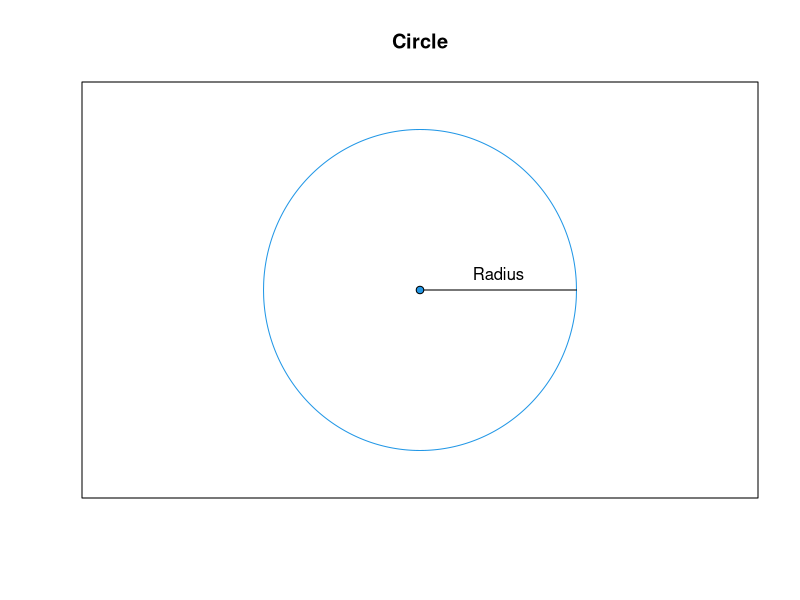
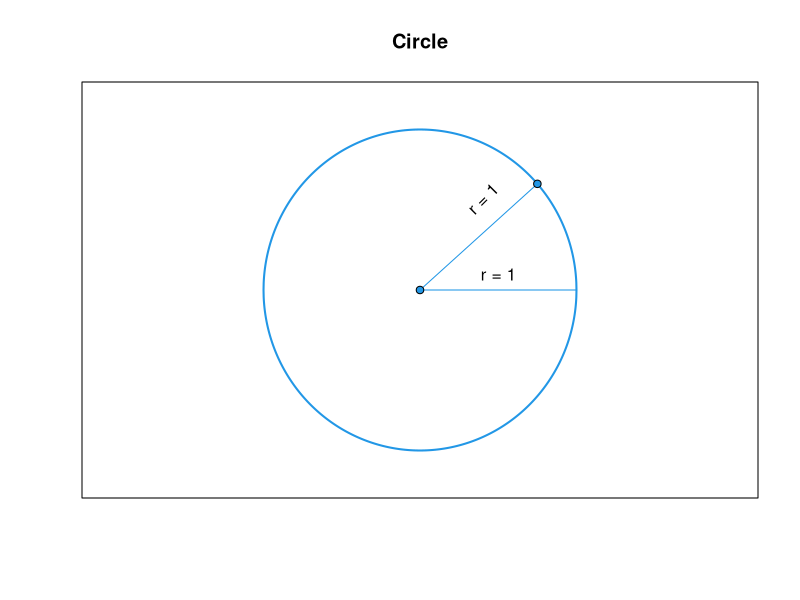
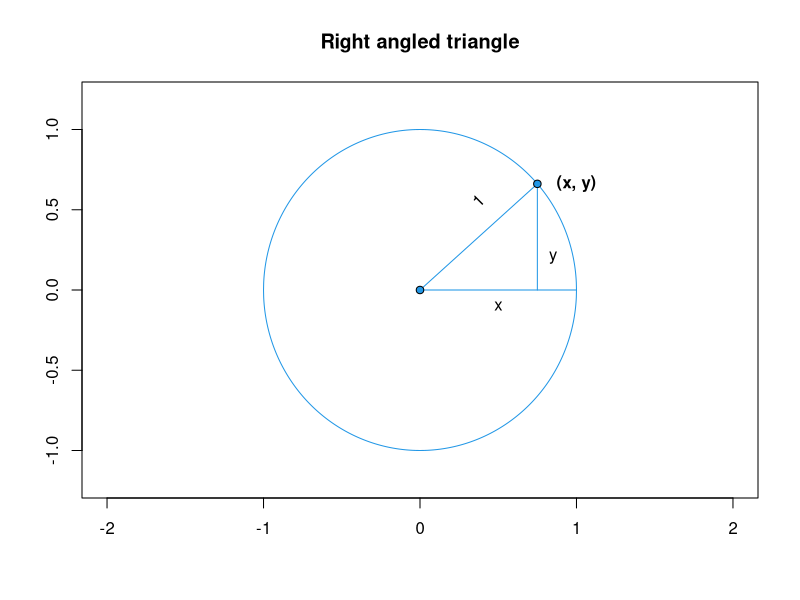
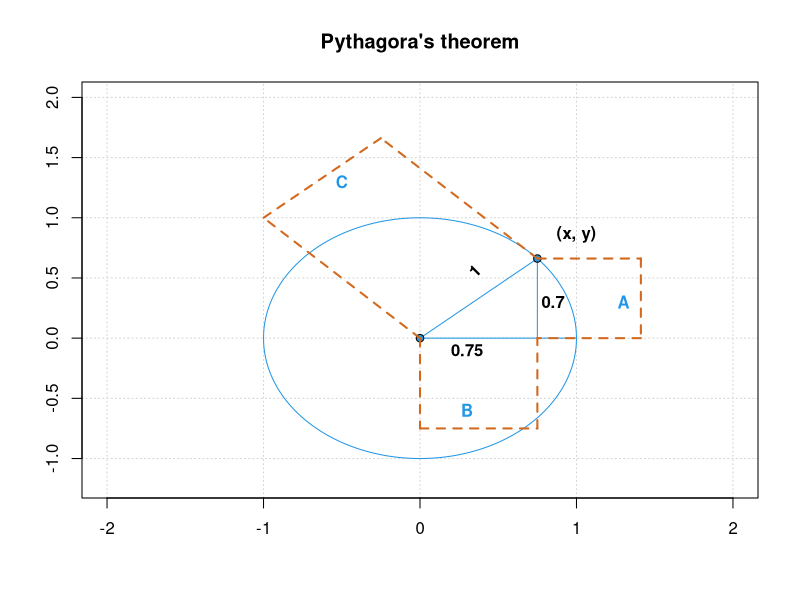
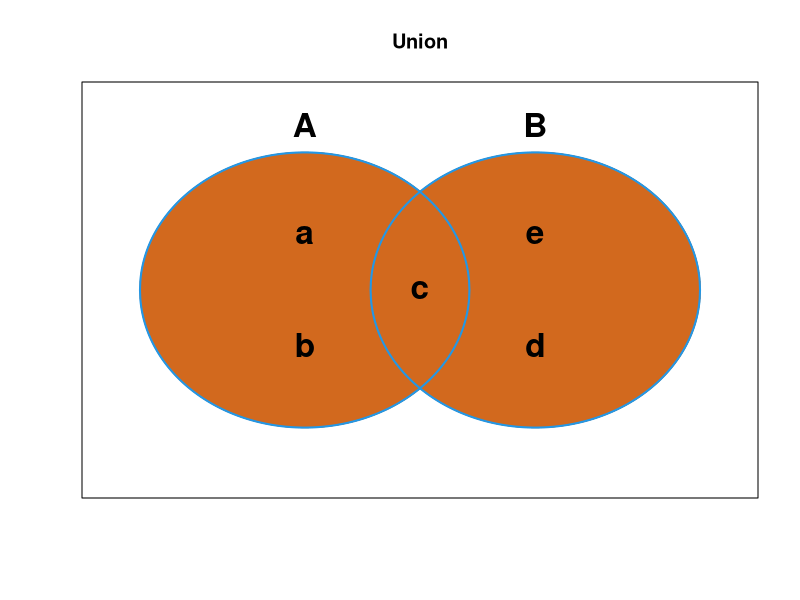
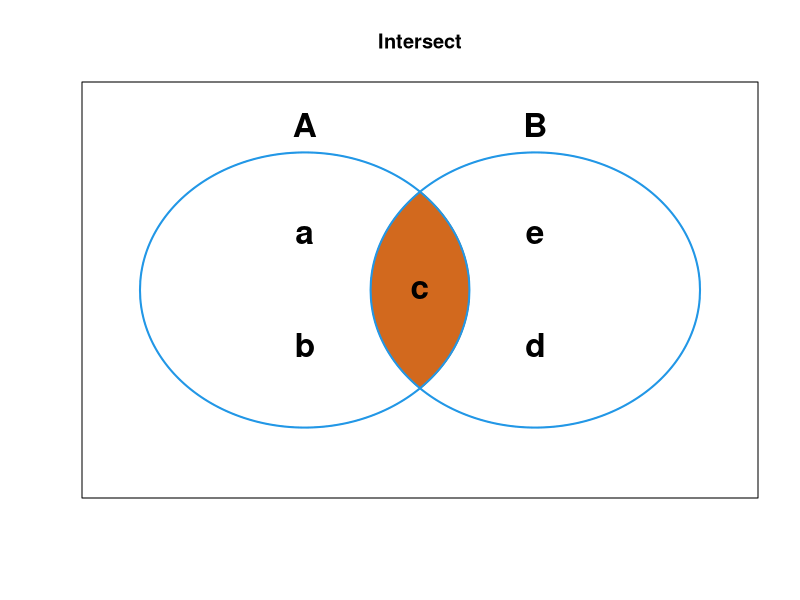
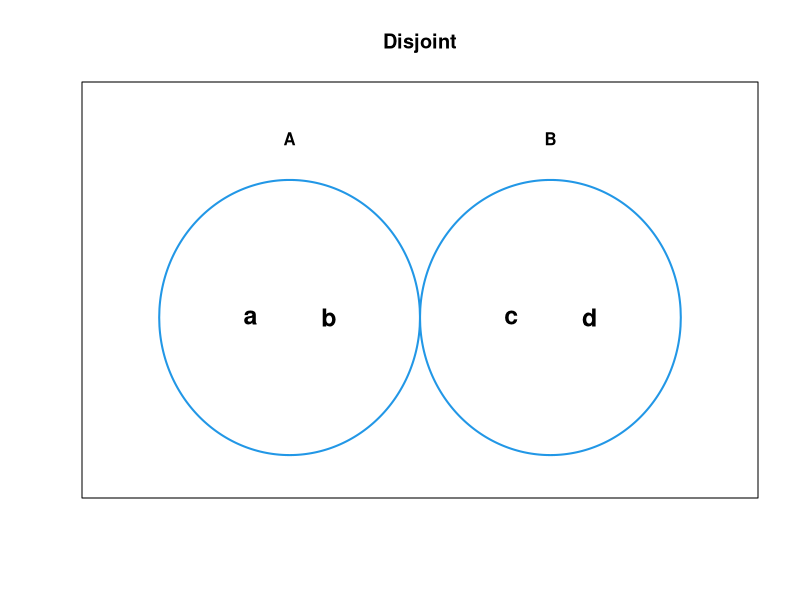
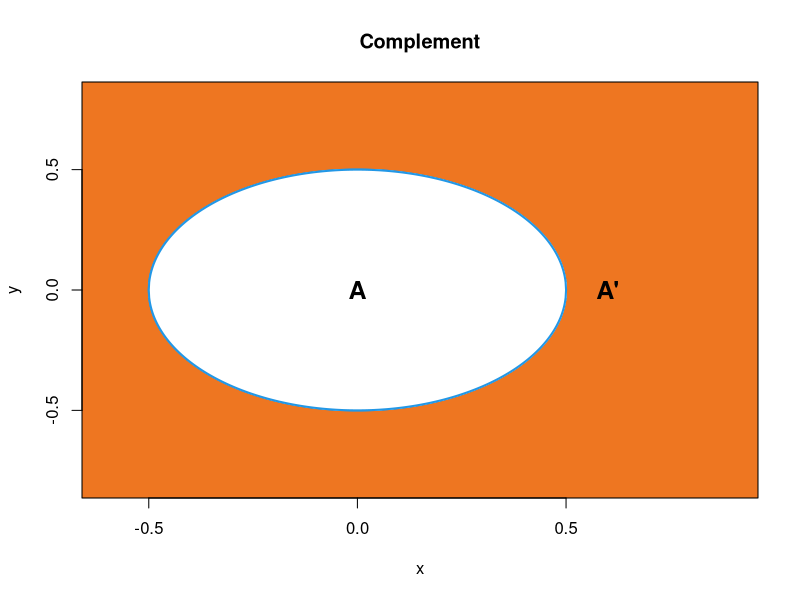

R code for these plots, in order:
## ---- chunk 1
# Circle equation
   circ1 <- function(x, r = 1, h = 0, v = 0) sqrt(r^2 - (x-h)^2) + v
   circ2 <- function(x, r = 1, h = 0, v = 0) sqrt(r^2 - (x-h)^2) - v
## ---- chunk 2
circle <- function(n = 1, r = 1, h = 0, v = 0, half = FALSE, up = TRUE, plot = TRUE, xlab = "x", ylab = "y", circ.border = "chocolate", lwd = 1, lty = 1, ...) {
   
   # x values for n == 1 and n > 1
   if(n == 1) {
         x <- list(seq(h - r, h + r, 0.001))
   } else {
      if(length(r) == 1) r <- rep(r, n)
      if(length(h) == 1) h <- rep(h, n)
      if(length(v) == 1) v <- rep(v, n)
        x <- lapply(1:n, function(i) seq(h[i] - r[i], h[i] + r[i], 0.001))
      }
   
   
   # Full or half circle
   if(half) {
      if(up) {
         y <- circ1(x)
      } else {
         y <- -circ2(x)
      }
   } else {
      y <- lapply(1:n, function(i) c(circ1(x[[i]], r[i], h[i], v[i]), -circ2(rev(x[[i]]), r[i], h[i], v[i])))
      x <- lapply(x, function(i) c(i, rev(i)))
   }
   
   # Output; plot or y coordinates
   if(plot == FALSE) {
      list(x = x, y = y)
   } else {
      min_x <- min(sapply(x, min))
      max_x <- max(sapply(x, max))
      min_y <- min(sapply(y, min))
      max_y <- max(sapply(y, max))
      plot(c(min_x, max_x), c(min_y, max_y), type = "n", xlab = xlab, ylab = ylab, ...)
      for(i in 1:n) {
         lines(x[[i]], y[[i]], col = circ.border, lwd = lwd, lty = lty)
      } 
   }
}
## ---- chunk 3
circle(xlim = c(-2, 2), ylim = c(-1.2, 1.2), circ.border = 4, ann = FALSE, xaxt = "n", yaxt = "n")
segments(0, 0, 1, 0)
points(0, 0, pch = 21, bg = 4)
text(0.5, 0.1, "Radius")
title("Circle")
## ---- chunk 4
circle(xlim = c(-2, 2), ylim = c(-1.2, 1.2), circ.border = 4, ann = FALSE, xaxt = "n", yaxt = "n", lwd = 2)
segments(0, 0, c(0.75, 1), c(circ1(0.75), 0), col = 4)
points(c(0, 0.75), c(0, circ1(0.75)), pch = 21, bg = 4)
text(0.4, 0.57, "r = 1", srt = 45)
text(0.5, 0.1, "r = 1")
title("Circle")
## ---- chunk 5
circle(xlim = c(-2, 2), ylim = c(-1.2, 1.2), circ.border = 4, ann = FALSE)
segments(0, 0, c(0.75, 1), c(circ1(0.75), 0), col = 4)
segments(0.75, circ1(0.75), 0.75, 0, col = 4)
points(c(0, 0.75), c(0, circ1(0.75)), pch = 21, bg = 4)
text(c(0.5, 0.85), c(-0.1 ,0.2), labels = c("x", "y"))
text(0.37, 0.56, "1", srt = 45)
text(1, circ1(0.75), "(x, y)", font = 2)
title("Right angled triangle")
## ---- chunk 6
circle(xlim = c(-2, 2), ylim = c(-1.2, 2), circ.border = 4, ann = FALSE, panel.first = grid())#, xaxt = "n", yaxt = "n", lwd = 2)
segments(0, 0, c(0.75, 1), c(circ1(0.75), 0), col = 4)
segments(0.75, circ1(0.75), 0.75, 0, col = 4)
points(c(0, 0.75), c(0, circ1(0.75)), pch = 21, bg = 4)
text(0.35, 0.56, "1", srt = 45, font = 2)
text(1, circ1(0.75)+0.2, "(x, y)", font = 2)
angle1 <- circ1(0.75)

# Side a
segments(x0 = c(0.75, 0.75+angle1, 0.75+angle1), y0 = c(angle1, angle1, 0), x1 = c(0.75+angle1, 0.75+angle1, 0.75), y1 = c(angle1, 0, 0), col = "chocolate", lty = 2, lwd = 2)

# Side b
segments(x0 = c(0, 0, 0.75), y0 = c(0, -0.75, -0.75), x1 = c(0, 0.75, 0.75), c(-0.75, -0.75, 0), col = "chocolate", lty = 2, lwd = 2)

# Side c
segments(0.75, circ1(0.75), -0.25, circ1(0.75)+1, col = "chocolate", lty = 2, lwd = 2)
segments(-0.25, circ1(0.75)+1, -1, 1, col = "chocolate", lty = 2, lwd = 2)
segments(0, 0, -1, 1, col = "chocolate", lty = 2, lwd = 2)

text(c(0.3, 0.85), c(-0.1, 0.3), c(0.75, round(circ1(0.75), 1)), font = 2)
text(c(1.3, 0.3, -0.5), c(0.3, -0.6, 1.3), LETTERS[1:3], font = 2, col = 4)

title("Pythagora's theorem")
## ---- chunk 7
circ1 <- function(x, r = 1, h = 0, v = 0) sqrt(r^2 - (x-h)^2) + v
circ2 <- function(x, r = 1, h = 0, v = 0) sqrt(r^2 - (x-h)^2) - v
#
r <- 0.5
h <- c(0.4, 1.1)
circle(n = 2, r = r, h = h, xlim = c(-0.2, 1.7), ylim = c(-0.7, 0.7), xaxt = "n", yaxt = "n", ann = FALSE)

left1  <- seq(h[1] - r, h[1], 0.001)
right1 <- seq(h[1], h[1] + r, 0.001)
left2  <- seq(h[2] - r, h[2], 0.001)
right2 <- seq(h[2], h[2] + r, 0.001)

# Colouring circle
rect(xleft = left1[-length(left1)], ybottom = 0, xright = left1[-1], ytop = circ1(left1[-length(left1)], r = r, h = h[1]), border = "chocolate", col = "chocolate2")
rect(xleft = left2[-length(left2)], ybottom = 0, xright = left2[-1], ytop = circ1(left2[-length(left2)], r = r, h = h[2]), border = "chocolate", col = "chocolate2")
rect(xleft = left1[-length(left1)], ybottom = -circ2(left1[-length(left1)], r = r, h = h[1]), xright = left1[-1], ytop = 0, border = "chocolate", col = "chocolate2")
rect(xleft = left2[-length(left2)], ybottom = -circ2(left2[-length(left2)], r = r, h = h[2]), xright = left2[-1], ytop = 0, border = "chocolate", col = "chocolate2")
rect(xleft = right1[-length(right1)], ybottom = 0, xright = right1[-1], ytop = circ1(right1[-length(right1)], r = r, h = h[1]), border = "chocolate", col = "chocolate2")
rect(xleft = right2[-length(right2)], ybottom = 0, xright = right2[-1], ytop = circ1(right2[-length(right2)], r = r, h = h[2]), border = "chocolate", col = "chocolate2")
rect(xleft = right1[-length(right1)], ybottom = -circ2(right1[-length(right1)], r = r, h = h[1]), xright = right1[-1], ytop = 0, border = "chocolate", col = "chocolate2")
rect(xleft = right2[-length(right2)], ybottom = -circ2(right2[-length(right2)], r = r, h = h[2]), xright = right2[-1], ytop = 0, border = "chocolate", col = "chocolate2")

coords <- circle(n = 2, r = r, h = h, plot = FALSE)
lines(coords$x[[1]], coords$y[[1]], col = 4, lwd = 2)
lines(coords$x[[2]], coords$y[[2]], col = 4, lwd = 2)
text(h, 0.6, labels = LETTERS[1:2], font = 2, cex = 2)
text(c(0.4, 0.4, 0.75, 1.1, 1.1), c(0.2, -0.2, 0, -0.2, 0.2), labels = letters[1:5], font = 2, cex = 2)
title("Union")
## ---- chunk 8
circle(n = 2, r = r, h = h, circ.border = 4, lty = 2, xlim = c(-0.2, 1.7), ylim = c(-0.7, 0.7), xaxt = "n", yaxt = "n", ann = FALSE)

left  <- seq(0.6, 0.75, 0.001)
right <- seq(0.75, 0.9, 0.001)

ytop_L    <-  circ1(left2, r = r, h = h[2])[1:150]
ybottom_L <- -circ2(left2, r = r, h = h[2])[1:150]
ytop_R    <-  circ1(coords$x[[1]][851:1001], r = r, h = h[1])
ybottom_R <- -circ2(coords$x[[1]][851:1001], r = r, h = h[1])

# Colouring

rect(xleft = left[-length(left)], ybottom = 0, xright = left[-1], ytop = ytop_L, border = "chocolate", col = "chocolate2")
rect(xleft = left[-length(left)], ybottom = ybottom_L, xright = left[-1], ytop = 0, border = "chocolate", col = "chocolate2")
rect(xleft = right[-length(right)], ybottom = 0, xright = right[-1], ytop = ytop_R, border = "chocolate", col = "chocolate2")
rect(xleft = right[-length(right)], ybottom = ybottom_R, xright = right[-1], ytop = 0, border = "chocolate", col = "chocolate2")

#
lines(coords$x[[1]], coords$y[[1]], col = 4, lwd = 2)
lines(coords$x[[2]], coords$y[[2]], col = 4, lwd = 2)
text(h, 0.6, labels = LETTERS[1:2], font = 2, cex = 2)
text(c(0.4, 0.4, 0.75, 1.1, 1.1), c(0.2, -0.2, 0, -0.2, 0.2), labels = letters[1:5], font = 2, cex = 2)
title("Intersect")
## ---- chunk 9
circle(n = 2, r = 0.5, h = 0:1, circ.border = 4, lwd = 2, xlim = c(-0.7, 1.7), ylim = c(-0.6, 0.8), xaxt = "n", yaxt = "n", ann = FALSE)
text(0:1, 0.65, LETTERS[1:2], font = 2)
text(x = c(-0.15, 0.15, 0.85, 1.15), y = 0, labels = letters[1:4], font = 2, cex = 1.5)
title("Disjoint")
## ---- chunk 10
circle(n = 1, r = 0.5, circ.border = 4, lwd = 2, xlim = c(-0.6, 0.9), ylim = c(-0.8, 0.8), panel.first = rect(par("usr")[1], par("usr")[3], par("usr")[2], par("usr")[4], border = "chocolate", col = "chocolate2"))

#
x_L <- seq(-0.5, 0, 0.001)
x_R <- seq(0, 0.5, 0.001)

ytop_L    <-  circ1(x_L[-length(x_L)], r = 0.5)
ybottom_L <- -circ2(x_L[-length(x_L)], r = 0.5)
ytop_R    <-  circ1(x_R[-length(x_R)], r = 0.5)
ybottom_R <- -circ2(x_R[-length(x_R)], r = 0.5)


rect(xleft = x_L[-length(x_L)], ybottom = 0, xright = x_L[-1], ytop = ytop_L, border = colors()[1], col = colors()[1])
rect(xleft = x_L[-length(x_L)], ybottom = ybottom_L, xright = x_L[-1], ytop = 0, border = colors()[1], col = colors()[1])
rect(xleft = x_R[-length(x_R)], ybottom = 0, xright = x_R[-1], ytop = ytop_R, border = colors()[1], col = colors()[1])
rect(xleft = x_R[-length(x_R)], ybottom = ybottom_R, xright = x_R[-1], ytop = 0, border = colors()[1], col = colors()[1])

coords2 <- circle(n = 1, r = 0.5, plot = FALSE)

lines(coords2$x[[1]], coords2$y[[1]], col = 4, lwd = 2)

text(c(0, 0.6), 0, c("A", "A'"), font = 2, cex = 1.5)
title("Complement")
## ---- chunk 11
circle(n = 2, r = r, h = h, xlim = c(-0.2, 1.7), ylim = c(-0.7, 0.7), xaxt = "n", yaxt = "n", ann = FALSE)

# Colouring circle
rect(xleft = left1[-length(left1)], ybottom = 0, xright = left1[-1], ytop = circ1(left1[-length(left1)], r = r, h = h[1]), border = "chocolate", col = "chocolate2")
rect(xleft = left1[-length(left1)], ybottom = -circ2(left1[-length(left1)], r = r, h = h[1]), xright = left1[-1], ytop = 0, border = "chocolate", col = "chocolate2")
rect(xleft = right1[-length(right1)], ybottom = 0, xright = right1[-1], ytop = circ1(right1[-length(right1)], r = r, h = h[1]), border = "chocolate", col = "chocolate2")
rect(xleft = right1[-length(right1)], ybottom = -circ2(right1[-length(right1)], r = r, h = h[1]), xright = right1[-1], ytop = 0, border = "chocolate", col = "chocolate2")

ytop_L    <-  circ1(coords$x[[2]][1:150], r = 0.5, h = h[2])
ybottom_L <- -circ2(coords$x[[2]][1:150], r = 0.5, h = h[2])
ytop_R    <-  circ1(coords$x[[1]][851:1000], r = 0.5, h = h[1])
ybottom_R <- -circ2(coords$x[[1]][851:1000], r = 0.5, h = h[1])

rect(xleft = left[-length(left)], ybottom = 0, xright = left[-1], ytop = ytop_L, border = colors()[1], col = colors()[1])
rect(xleft = left[-length(left)], ybottom = ybottom_L, xright = left[-1], ytop = 0, border = colors()[1], col = colors()[1])
rect(xleft = right[-length(right)], ybottom = 0, xright = right[-1], ytop = ytop_R, border = colors()[1], col = colors()[1])
rect(xleft = right[-length(right)], ybottom = ybottom_R, xright = right[-1], ytop = 0, border = colors()[1], col = colors()[1])



lines(coords$x[[1]], coords$y[[1]], col = 4, lwd = 2)
lines(coords$x[[2]], coords$y[[2]], col = 4, lwd = 2)
text(h, 0.6, labels = LETTERS[1:2], font = 2, cex = 2)
text(c(0.4, 0.4, 0.75, 1.1, 1.1), c(0.2, -0.2, 0, -0.2, 0.2), labels = letters[1:5], font = 2, cex = 2)
title("Difference")
